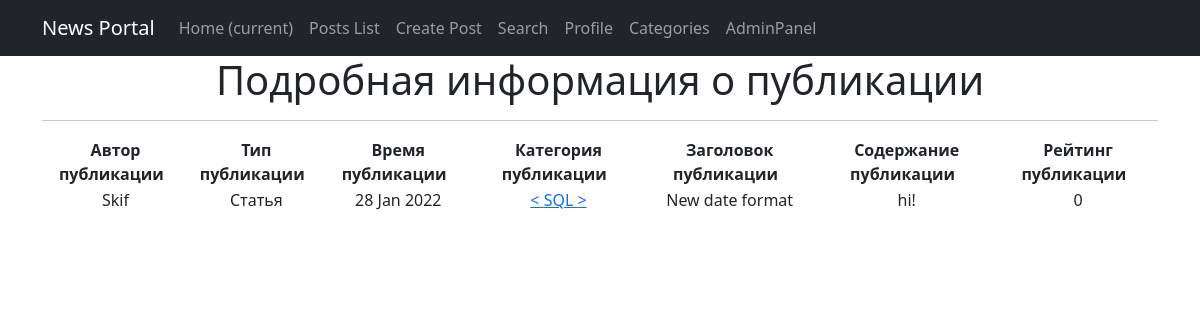
Page /posts/17/ on the committed database.
### news/models.py (models this page shows, shortened)
class Post(models.Model):
    article = 'AR'
    news = 'NW'
    kind = [
        (article, 'Статья'),
        (news, 'Новость')
    ]
    author = models.ForeignKey(Author, on_delete=models.CASCADE)
    view = models.CharField(max_length=2, choices=kind, default=article)
    time_of_creation = models.DateTimeField(auto_now_add=True)
    post_category = models.ForeignKey(Category, on_delete=models.CASCADE, verbose_name='Категория(category)')
    title = models.CharField(max_length=128)
    text = models.TextField()
    post_rating = models.IntegerField(default=0)
    class Meta:
        verbose_name = 'Публикация'
        verbose_name_plural = 'Публикации'

class Author(models.Model):
    author_user = models.OneToOneField(User, on_delete=models.CASCADE)
    author_rating = models.IntegerField(default=0)
    class Meta:
        verbose_name = 'Автор'
        verbose_name_plural = 'Авторы'
    def __str__(self):
        return f'{self.author_user}'

class Category(models.Model):
    name = models.CharField(max_length=64, unique=True)
    subscribers = models.ManyToManyField(User, through='CategorySubscribers')
    class Meta:
        verbose_name = 'Категория'
        verbose_name_plural = 'Категории'
    def __str__(self):
        return f'{self.name}'

### news/views.py (the view)
# urls.py: path('<int:pk>/', PostDetailView.as_view(), name='post_detail'),
class PostDetailView(DetailView):
    template_name = 'news/post_detail.html'
    queryset = Post.objects.all()
    def get_object(self, *args, **kwargs):  # переопределяем метод получения объекта, как ни странно
        obj = cache.get(f'post-{self.kwargs["pk"]}', None)  # кэш очень похож на словарь, и метод get действует также.
        if not obj:
            obj = super().get_object(*args, **kwargs)
            cache.set(f'post-{self.kwargs["pk"]}', obj)
        return obj

### news/templatetags/custom_filters.py (called while the page is built)
@register.filter(name='censor')
def censor(value):
    censor_list = ['мат']
    text = value.split()
    for word in text:
        if word.lower() in censor_list:
            value = value.replace(word, '[CENSORED]')
    return value

### templates/news/post_detail.html (shortened to what this page needs)
{% extends 'default.html' %}
{% load custom_filters %}
{% block content %}
<h1>Подробная информация о публикации</h1>
  <hr>
<table>
    <thead>
        <th>
            <b>Автор публикации &nbsp </b>
        </th>
        <th>
            <b>Тип публикации &nbsp </b>
        </th>
        <th>
            <b>Время публикации &nbsp </b>
        </th>
        <th>
            <b>Категория публикации &nbsp </b>
        </th>
        <th>
            <b>Заголовок публикации &nbsp </b>
        </th>
        <th>
            <b>Содержание публикации &nbsp </b>
        </th>
        <th>
            <b>Рейтинг публикации &nbsp </b>
        </th>
    </thead>
    <tr>
        <td>
            {{ post.author }}
        </td>
        <td>
            {{ post.get_view_display}}
        </td>
        <td>
            {{ post.time_of_creation|date:'d M Y' }}
        </td>
        <td>
            <a href="{% url 'category_subscription' post.post_category.id %}"> < {{ post.post_category }} > </a>
        </td>
        <td>
            {{ post.title }}
        </td>
        <td>
            {{ post.text|truncatechars:50|censor  }}
        </td>
        <td>
            {{ post.post_rating }}
        </td>
    </tr>
</table>
<br>
{% endblock content %}

### rows in the picture
Post: author "Skif", view "Статья", time_of_creation "28 Jan 2022", post_category "SQL", title "New date format", text|censor "hi!", post_rating "0"
